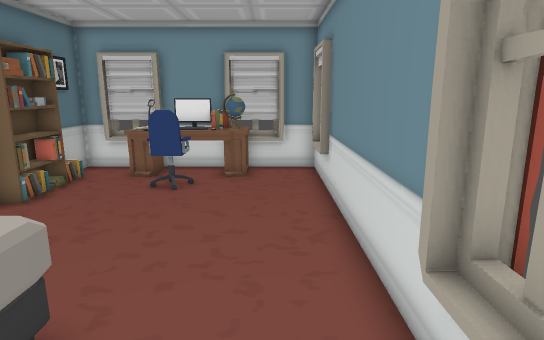
View 1 (above)

13 first-person views from a walk through a level from a Godot 3-D game. The camera is 1.5 m above the floor, tilts 12° down and sees 75° across. Doors that lead somewhere are drawn open, without their leaves. The floor is counted in squares, 0.5 m on a side. Each view is taken from the middle of a square. On the plan, view 1 faces up. The plan holds only what a view shows up to about 20 squares ahead; the rest is blank. The place goes on beyond the plan. Some surface patterns are stand-ins.

View 2
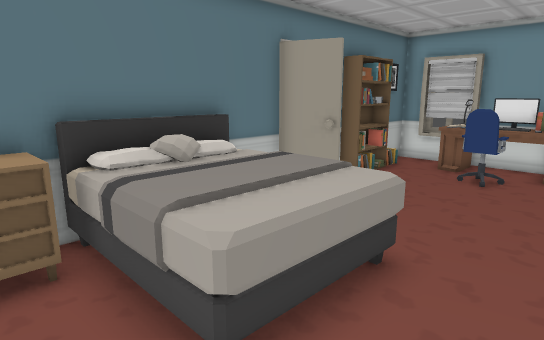

View 3
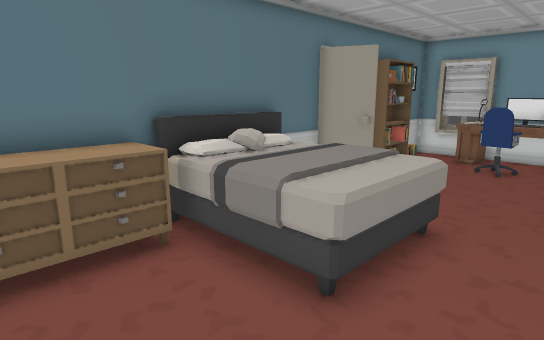

View 4
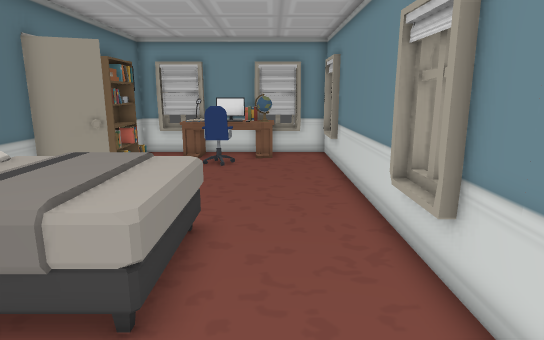

View 5
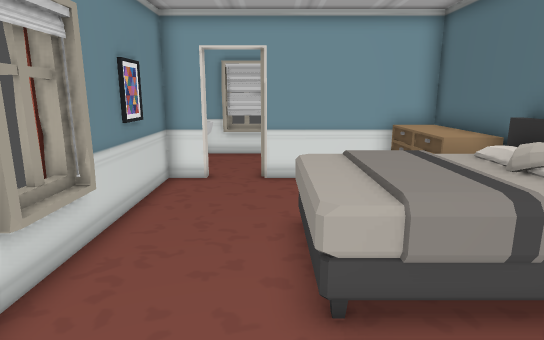

View 6
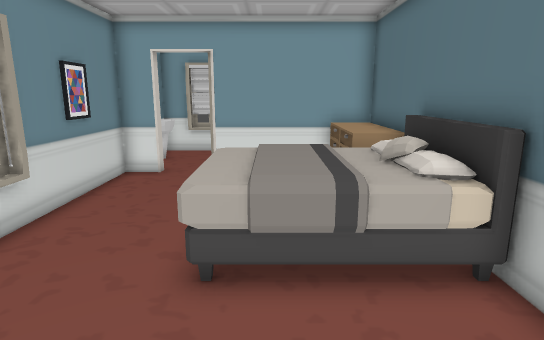

View 7
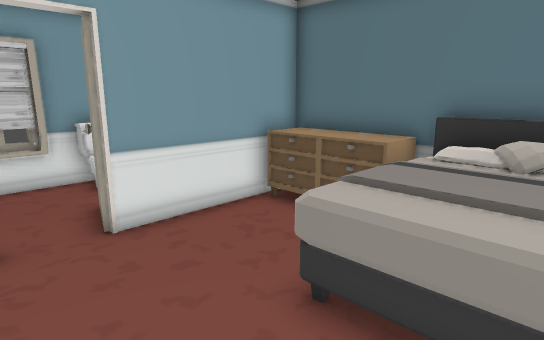

View 8
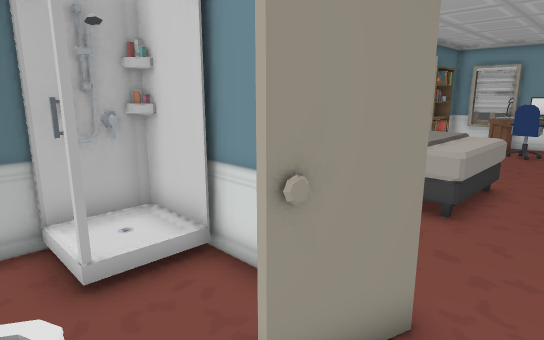

View 9
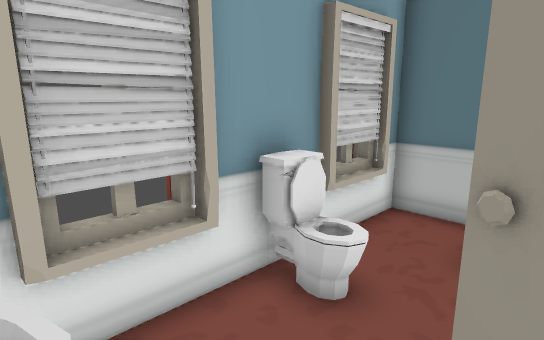

View 10
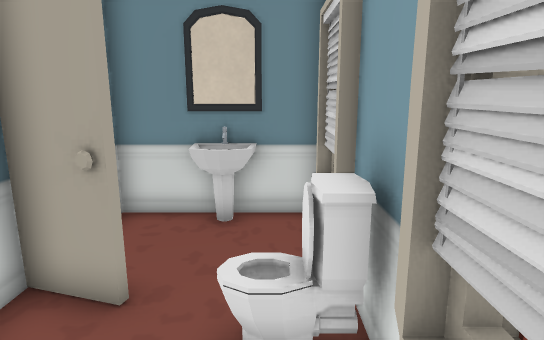

View 11
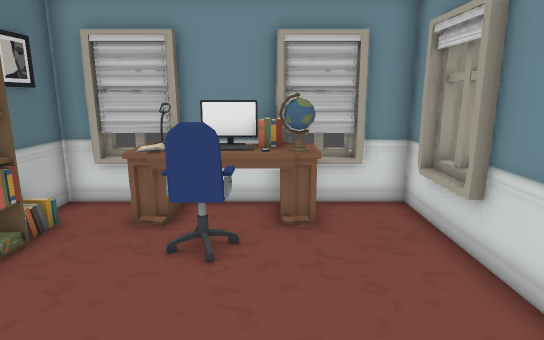

View 12
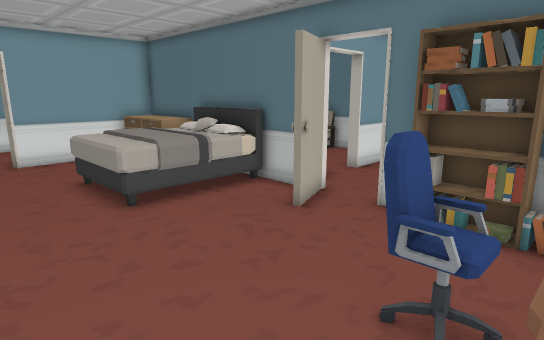

View 13
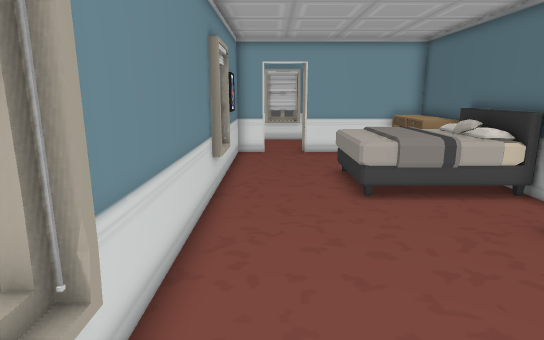

### Floor plan
Points are (right, up) in squares from view 1. A wall is a line through its corners. A room is listed if a view was taken in it or the views show most of it. See-through windows are left out.
Room 1 (views 1, 2, 3, 4, 5, 6, 7, 11, 12, 13)
walls: (-5.9, 6.8) (-7.8, 6.1) (-7.8, -4.7) (-1.6, -4.7); (-8.1, 6.2) (-6, 7); (1.5, 1) (1.5, 3.5); (1.5, 11) (1.5, 13.5); (1.8, -1.5) (1.8, 14.8) (-1.3, 14.8); (-5.1, 14.5) (-7, 14.5); (-5.1, 14.8) (-7.8, 14.8) (-7.8, 13.1); (0.5, 14.5) (-1, 14.5); (0.4, -4.7) (1.8, -4.7) (1.8, -3.4)
low walls: (-2.4, 13.1) (-3.3, 13.1)
ways out: opening at (-0.5, -5) to room 2
objects: dresser (-7, -4) to (-6, -1); bed (-7, 0) to (-3, 4); books (-5, 13) to (-4, 13); lamp (-5, 14); chair (-4, 11) to (-3, 12); other object (-3, 14); desk (-2, 13) to (-1, 14); books (-2, 14)
Room 2 (views 8, 9, 10)
walls: (-2.4, -6.8) (-1.9, -5.1) (-2.5, -5.1); (-4.1, -5.1) (-5.8, -5.1); (-1.6, -4.7) (-2.2, -6.9); (-1.9, -10) (0.5, -10); (0.4, -5.3) (0.4, -4.7); (-7.8, -7.5) (-7.8, -10.2) (1.8, -10.2) (1.8, -5.1); (-7, -10) (-4.5, -10)
ways out: opening at (-0.5, -5) to room 1
objects: shower (-8, -7) to (-5, -6); toilet (-4, -10); sink (1, -9) to (1, -7)

Positions as (right, up) in squares from view 1, and headings:
1: (0, 0), facing up
2: (0, -2), facing up-left
3: (0, -4), facing up-left
4: (-1, -4), facing up
5: (-2, 8), facing down
6: (-4, 9), facing down
7: (1, 3), facing down-left
8: (0, -9), facing up-left
9: (1, -6), facing down-left
10: (-7, -9), facing right
11: (-2, 5), facing up
12: (1, 13), facing down-left
13: (0, 14), facing down
